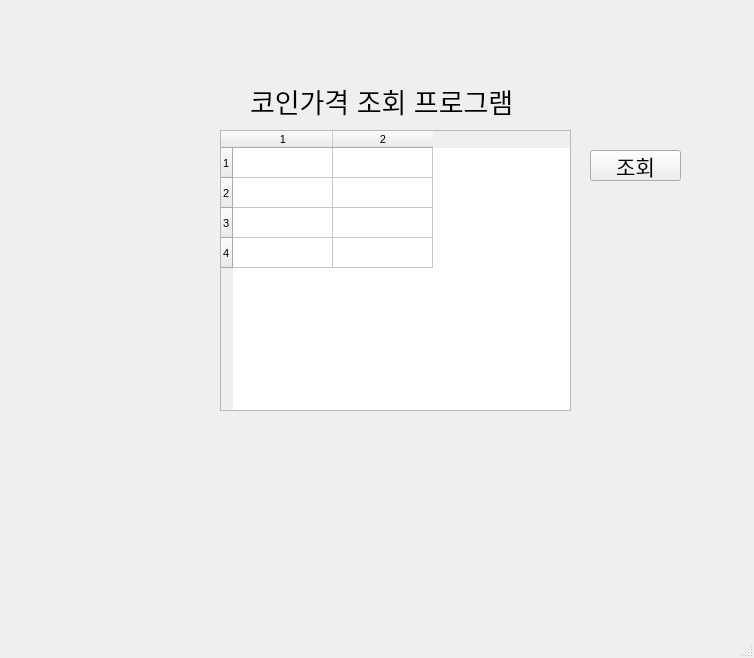
<?xml version="1.0" encoding="UTF-8"?>
<ui version="4.0">
 <class>MainWindow</class>
 <widget class="QMainWindow" name="MainWindow">
  <property name="geometry">
   <rect>
    <x>0</x>
    <y>0</y>
    <width>754</width>
    <height>658</height>
   </rect>
  </property>
  <property name="font">
   <font>
    <pointsize>8</pointsize>
    <weight>50</weight>
    <bold>false</bold>
   </font>
  </property>
  <property name="windowTitle">
   <string>코인탐색기</string>
  </property>
  <widget class="QWidget" name="centralwidget">
   <widget class="QLabel" name="label">
    <property name="geometry">
     <rect>
      <x>250</x>
      <y>20</y>
      <width>361</width>
      <height>161</height>
     </rect>
    </property>
    <property name="font">
     <font>
      <pointsize>20</pointsize>
     </font>
    </property>
    <property name="text">
     <string>코인가격 조회 프로그램</string>
    </property>
   </widget>
   <widget class="QPushButton" name="pushButton">
    <property name="geometry">
     <rect>
      <x>590</x>
      <y>150</y>
      <width>91</width>
      <height>31</height>
     </rect>
    </property>
    <property name="font">
     <font>
      <pointsize>16</pointsize>
     </font>
    </property>
    <property name="text">
     <string>조회</string>
    </property>
   </widget>
   <widget class="QTableWidget" name="tableWidget">
    <property name="geometry">
     <rect>
      <x>220</x>
      <y>130</y>
      <width>351</width>
      <height>281</height>
     </rect>
    </property>
    <property name="rowCount">
     <number>4</number>
    </property>
    <property name="columnCount">
     <number>2</number>
    </property>
    <row/>
    <row/>
    <row/>
    <row/>
    <column/>
    <column/>
   </widget>
  </widget>
  <widget class="QMenuBar" name="menubar">
   <property name="geometry">
    <rect>
     <x>0</x>
     <y>0</y>
     <width>754</width>
     <height>21</height>
    </rect>
   </property>
  </widget>
  <widget class="QStatusBar" name="statusbar"/>
 </widget>
 <resources/>
 <connections/>
</ui>
